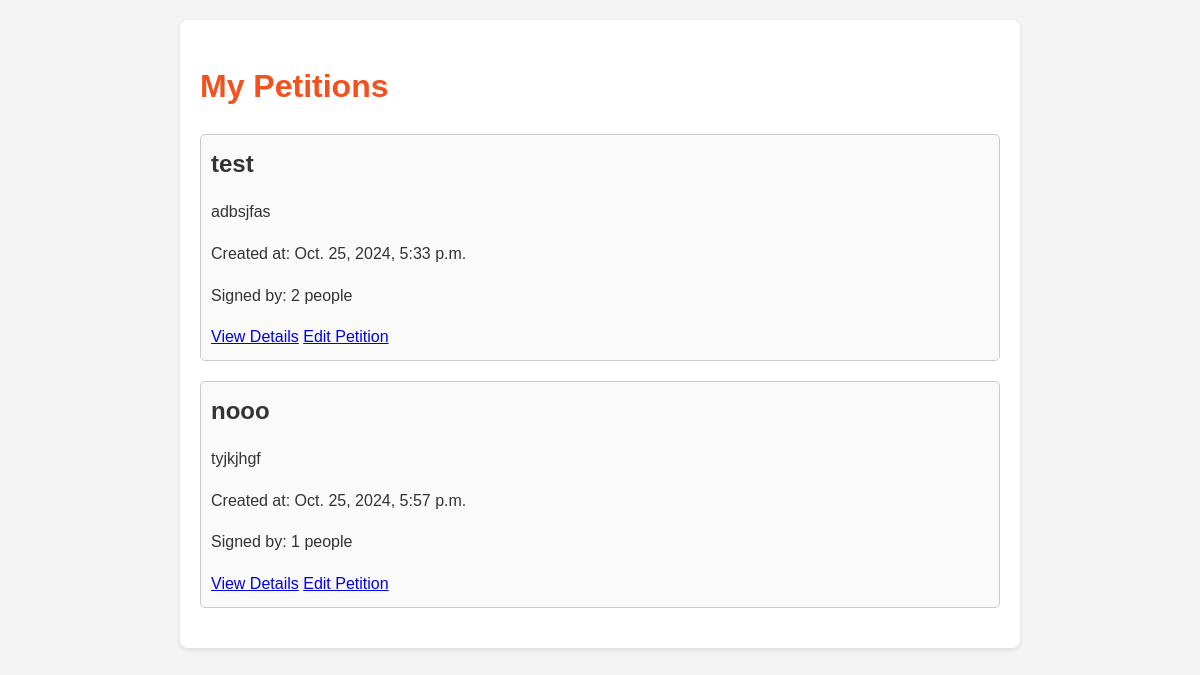
Screenshot of /complaints/my_petitions/ (signed in) with the database file from the repository.
### complaints/models.py (models this page shows, shortened)
class Petition(models.Model):
    title = models.CharField(max_length=255)
    description = models.TextField()
    created_by = models.ForeignKey(User, on_delete=models.CASCADE)
    signatures = models.ManyToManyField(User, related_name='signed_petitions', blank=True)
    created_at = models.DateTimeField(auto_now_add=True)
    updated_at = models.DateTimeField(auto_now=True)
    is_edited = models.BooleanField(default=False)
    image = models.ImageField(upload_to='petitions/', blank=True, null=True)  # Add this line

### complaints/views.py (the view)
# urls.py: path('my_petitions/', my_petitions, name='my_petitions'),
@login_required
def my_petitions(request):
    petitions = Petition.objects.filter(created_by=request.user)
    return render(request, 'complaints/my_petitions.html', {'petitions': petitions})

### complaints/templates/complaints/my_petitions.html (shortened to what this page needs)
<!DOCTYPE html>
<html lang="en">
<head>
</head>
<body>
<div class="container">
    <h1>My Petitions</h1>
    <ul class="petition-list">
        {% for petition in petitions %}
            <li>
                <h2>{{ petition.title }}</h2>
                <p>{{ petition.description }}</p>
                <p>Created at: {{ petition.created_at }}</p>
                <p>Signed by: {{ petition.signatures.count }} people</p>
                <a href="{% url 'petition_detail' petition.id %}">View Details</a>
                <a href="{% url 'edit_petition' petition.id %}">Edit Petition</a>
            </li>
        {% empty %}
            <li>No petitions found.</li>
        {% endfor %}
    </ul>
</div>
</body>
</html>

### complaints/templates/complaints/my_petitions.html (style rules this page uses)
body { font-family: Arial, sans-serif; background-color: #f4f4f4; color: #333; line-height: 1.6; margin: 20px; }
.container { max-width: 800px; margin: 0 auto; padding: 20px; background: white; border-radius: 8px; box-shadow: 0 2px 5px rgba(0, 0, 0, 0.1); }
h1 { color: #f4511e; }
.petition-list { list-style-type: none; padding: 0; }
.petition-list li { margin-bottom: 20px; padding: 10px; border: 1px solid #ccc; border-radius: 5px; background-color: #fafafa; }
.petition-list li h2 { margin: 0 0 10px; }

### rows the page displays
Petition: title "test", description "adbsjfas", created_at "Oct. 25, 2024, 5:33 p.m.", signatures.count "2"
Petition: title "nooo", description "tyjkjhgf", created_at "Oct. 25, 2024, 5:57 p.m.", signatures.count "1"
